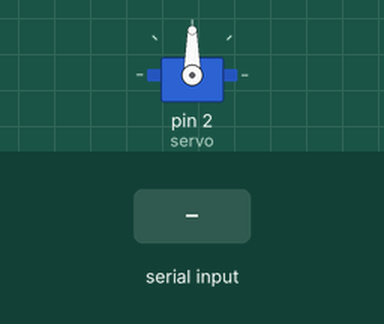
This sketch was run on a simulated Arduino Uno, built with avr-gcc and run on an emulated ATmega328P. On the bench: servo. The inputs (shaded band) are chosen by the test bench.

Above: at 1.2 s.
1.3 s: "90,45\n" received over Serial
At 3.8 s:
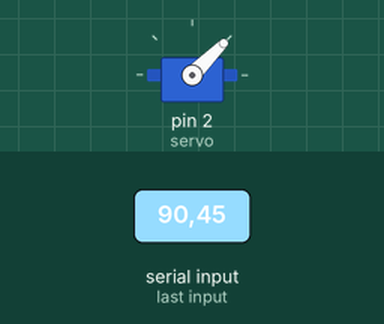
4.3 s: "30,150\n" received over Serial
At 4.9 s:
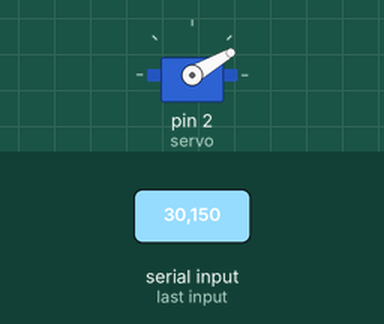
7.3 s: "200\n" received over Serial
At 8.5 s:
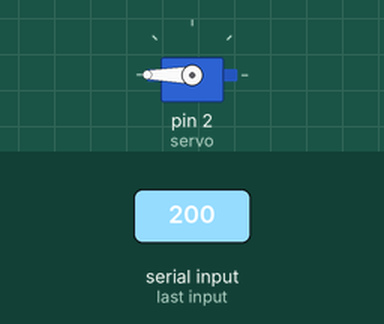
10.3 s: "90\n" received over Serial
At 14.6 s:
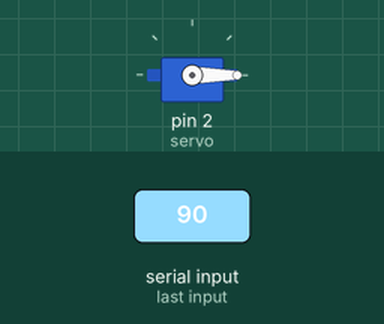
Timing chart, 0 to 15.3 s (numbered marks = the images above; inputs shaded):
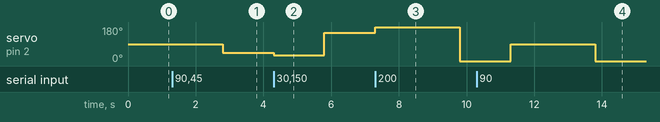

Measured:
- after the input at 1.3 s, servo on pin 2 (servo): 90° → 45° after 1.5 s
- after the input at 4.3 s, servo on pin 2 (servo): 45° → 30° at once, → 150° 1.5 s later
- after the input at 7.3 s, servo on pin 2 (servo): 150° → 180° at once, → 0° 2.5 s later
- after the input at 10.3 s, servo on pin 2 (servo): 0° → 90° after 1.0 s, → 0° 2.5 s later

The sketch:

robot_arm_control_arduino_code.ino
```cpp
#include <Servo.h>

Servo servo;  // Create a servo object

void setup() {
  Serial.begin(9600);
  servo.attach(2);  // Attach the servo to pin 9
}

void loop() {
  if (Serial.available() > 0) {
    int angle = Serial.parseInt();  // Read the angle from the Serial Monitor
    servo.write(angle);  // Set the servo position
    delay(1500);
  }
}
```
